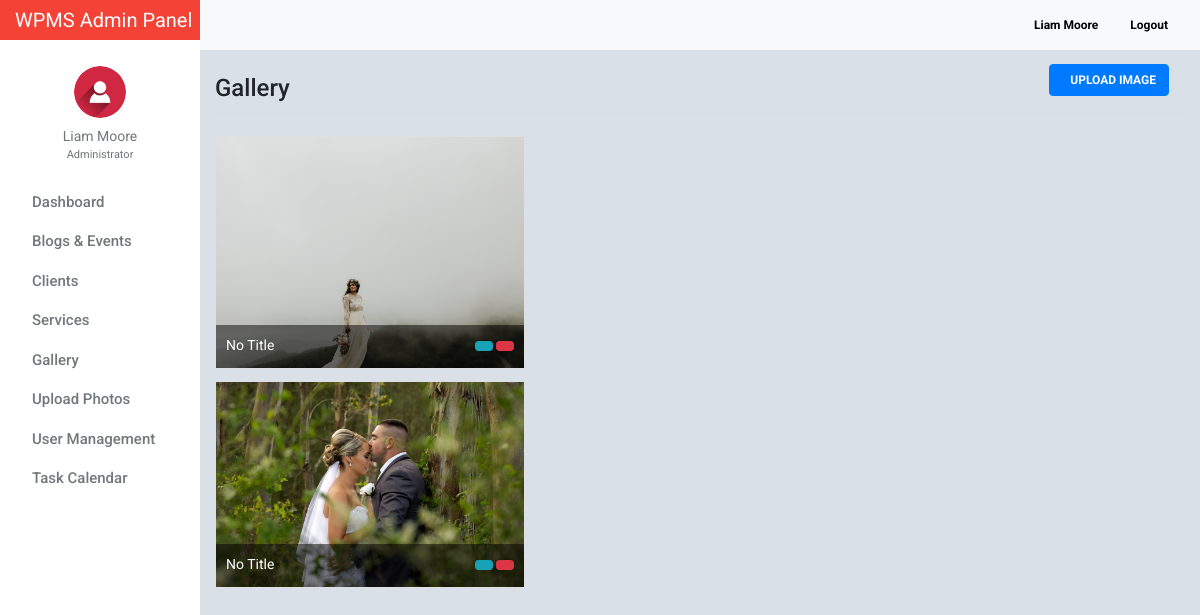
Page /admin/photos_view.php (signed in) on the committed database.
### tables this page shows
CREATE TABLE `tblusers` (
  `id` int(11) NOT NULL,
  `firstname` varchar(32) NOT NULL,
  `lastname` varchar(32) NOT NULL,
  `gender` enum('m','f') NOT NULL,
  `username` varchar(50) NOT NULL,
  `password` varchar(50) NOT NULL,
  `email` varchar(100) NOT NULL,
  `designation` varchar(100) NOT NULL,
  `address` text NOT NULL,
  `access_level` enum('0','1','2') NOT NULL,
  `profile_picture` varchar(100) NOT NULL,
  `date_created` varchar(100) NOT NULL
);

CREATE TABLE `tblgallery` (
  `id` int(11) NOT NULL,
  `booking_id` int(11) NOT NULL,
  `title` varchar(100) NOT NULL,
  `caption` varchar(100) NOT NULL,
  `description` text NOT NULL,
  `filename` varchar(100) NOT NULL,
  `alternate_text` varchar(100) NOT NULL,
  `type` char(5) NOT NULL,
  `size` varchar(10) NOT NULL,
  `relate_id` int(11) NOT NULL
);

### admin/include/database.php (called while the page is built, shortened)
<?php
class Database
{
    public $connection;
    public function open_connection()
    {
        $this->connection = mysqli_connect(DB_HOST, DB_USER, DB_PASS, DB_NAME);
    }
    public function query($sql)
    {
        $result = mysqli_query($this->connection, $sql);
        return $result;
    }
}
$db = new Database();
?>

### admin/include/db_object.php (called while the page is built, shortened)
<?php
class DB_Object
{
    public static function find_all() {
        return static::find_by_query("SELECT * FROM " . static::$db_table . " ORDER BY id DESC");
    }
    public static function find_by_id($id) {
        $the_result_array = static::find_by_query("SELECT * FROM " . static::$db_table . " WHERE id = $id ORDER BY id DESC  LIMIT 1 ");
        return !empty($the_result_array) ? array_shift($the_result_array) : false;
    }
    public static function find_by_query($sql) {
        global $db;
        $result_set = $db->query($sql);
        $the_object_array = array();
        while($row = mysqli_fetch_array($result_set)) {
            $the_object_array[] = static::instantiation($row);
        }
        return $the_object_array;
    }
    public static function instantiation($the_record){
        $the_object = new $calling_class;
        foreach($the_record as $the_attribute => $value)
        {
            if($the_object->has_the_attribute($the_attribute)) {
                $the_object->$the_attribute = $value;
            }
        }
        return $the_object;
    }
    private function has_the_attribute($the_attribute) {
        $object_properties = get_object_vars($this);
        return array_key_exists($the_attribute, $object_properties);
    }
}
?>

### admin/include/Users.php (called while the page is built, shortened)
<?php
class Users extends DB_Object
{
    public $profile_picture;
    public $upload_directory = "upload/users";
    public $image_placeholder = "http://placehold.it/64x64&text=images";
    public function profile_picture_picture() {
        return empty($this->profile_picture) ? $this->image_placeholder : $this->upload_directory. '/' .$this->profile_picture;
    }
}
?>

### admin/include/Gallery.php (called while the page is built, shortened)
<?php
class Gallery extends DB_Object
{
    public $filename;
    public $upload_directory = "upload/gallery";
    public $image_placeholder = "http://placehold.it/64x64&text=images";
    public function picture_path() {
        return empty($this->filename) ? $this->image_placeholder : $this->upload_directory. '/' .$this->filename;
    }
}
?>

### admin/photos_view.php (the view, shortened to what this page needs)
<?php
$gallery = Gallery::find_all();
?>
<?php $users_profile = Users::find_by_id($_SESSION['id']); ?>
<!doctype html>
<html lang="en">
<head>
    <link href="css/bootstrap.min.css" rel="stylesheet">
    <link href="css/dashboard.css" rel="stylesheet">
    <link href="css/dataTables.bootstrap4.min.css" rel="stylesheet">
    <link rel="stylesheet" type="text/css"
          href="https://cdn.materialdesignicons.com/2.1.19/css/materialdesignicons.min.css">
    <link rel="stylesheet" href="../lightbox/css/lightbox.css">
</head>
<body>
<?php include_once 'include/sidebar.php'; ?>
<div class="d-flex justify-content-between flex-wrap flex-md-nowrap align-items-center pb-2 mb-3 border-bottom">
    <h4 class="h4 mt-4">Gallery </h4>
    <div class="btn-toolbar mb-2 mb-md-0">
        <div class="btn-group mr-2">
            <a class="btn btn-primary mr-2 text-uppercase" style="font-size: 12px;font-weight: bold;" href="photos_add.php"><i class="mdi mdi-upload mr-2"></i> Upload Image</a>
        </div>
    </div>
</div>
<div class="row">
    <div class="col-md-12">
        <div class="card-columns">
            <?php foreach($gallery as $galleries) : ?>
                <div class="card" style="position: relative;">
                    <a href="<?= $galleries->picture_path(); ?>" data-lightbox="gallery-group-4">
                        <img class="card-img-top" src="<?= $galleries->picture_path(); ?>" alt="Card image cap">
                    </a>
                    <div class="card-body" style="position: absolute;bottom: 0;left:0; width: 100%;background: rgba(0,0,0, 0.5);color:white;padding: 10px 10px 0 10px;">
                        <p class="card-title text-capitalize" style="font-size:14px;">
                            <?= empty($galleries->title) ? 'No Title' : $galleries->title; ?>
                            <span class="float-right pb-2">
                              <a href="photos_edit.php?id=<?= $galleries->id; ?>" class="btn btn-info btn-sm" data-toggle="tooltip" title="Edit This Picture"><i class="mdi mdi-pencil"></i></a>
                              <a href="photo_delete.php?id=<?= $galleries->id; ?>" class="btn btn-danger btn-sm" data-toggle="tooltip" title="Delete This Picture"><i class="mdi mdi-delete"></i></a>
                          </span>
                        </p>
                    </div>
                </div>
            <?php endforeach; ?>
        </div>
    </div>
</div>
</div>
</div>
</body>
</html>

### admin/include/sidebar.php (shortened to what this page needs)
<nav class="navbar sticky-top p-0" style="width: 16.7%;background-color: #f44336;">
    <a class="navbar-brand col-sm-3 col-md-2 mr-0" style="color:white;" href="dashboard.php">
        WPMS Admin Panel
    </a>
</nav>
<div class="container-fluid">
    <div class="row">
        <nav class="col-md-2 d-none d-md-block bg-light sidebar">
            <div class="sidebar-sticky">
                <ul class="nav flex-column">
                    <li class="nav-item mt-3">
                        <div class="text-center">
                            <a href="users_profile.php" class="user-button">
                                <img src="<?= $users_profile->profile_picture_picture(); ?>" class="img-fluid rounded-circle" width="52" height="52" alt="">
                                <div class="user-profile"><?= $users_profile->firstname . ' ' . $users_profile->lastname; ?></div>
                            </a>
                                <div class="text-center mt-0" style="font-size: 11px;color:#72777a;">
                                    <?= ($users_profile->designation == 0) ? 'Administrator' : 'Moderator'; ?>
                                </div>
                        </div>
                    </li>
                    <li class="nav-item"><div class="dropdown-divider"></div></li>
                    <li class="nav-item">
                        <a class="nav-link" href="dashboard.php">
                            Dashboard <span class="sr-only">(current)</span>
                        </a>
                    </li>
                    <li class="nav-item"><div class="dropdown-divider"></div></li>
                    <li class="nav-item">
                        <a class="nav-link" href="blog_events.php">
                            Blogs &amp; Events
                        </a>
                    </li>
                    <li class="nav-item"><div class="dropdown-divider"></div></li>
                    <li class="nav-item">
                        <a class="nav-link" href="client.php" >
                            Clients
                        </a>
                    </li>
                    <li class="nav-item"><div class="dropdown-divider"></div></li>
                    <li class="nav-item">
                        <a class="nav-link" href="service_list.php">
                            Services
                        </a>
                    </li>
                    <li class="nav-item"><div class="dropdown-divider"></div></li>
                    <li class="nav-item">
                        <a class="nav-link" href="photos_view.php">
                            Gallery
                        </a>
                    </li>
                    <li class="nav-item"><div class="dropdown-divider"></div></li>
                    <li class="nav-item">
                        <a class="nav-link" href="photos_add.php">
                            Upload Photos
                        </a>
                    </li>
                    <li class="nav-item"><div class="dropdown-divider"></div></li>
                    <li class="nav-item">
                        <a class="nav-link" href="users.php">
                            User Management
                        </a>
                    </li>
                    <li class="nav-item"><div class="dropdown-divider"></div></li>
                    <li class="nav-item">
                        <a class="nav-link" href="task_all_calendar.php">
                            Task Calendar
                        </a>
                    </li>
                </ul>
            </div>
        </nav>
        <main role="main" class="col-md-9 ml-sm-auto col-lg-10" style="margin-top: -40px;z-index: 999">
            <nav class="navbar navbar-expand-lg navbar-light bg-light" style="margin-left:-15px;margin-right: -15px;">
                <div class="form-inline my-2 my-lg-0">
                    <a class="nav-link" href="users_profile.php"><b><?= ucfirst($users_profile->firstname) . ' ' . ucfirst($users_profile->lastname); ?></b></a>
                    <a class="nav-link" href="logout.php"><b><i class="mdi mdi-logout" style="color: #f44336!important;"></i> Logout</b></a>
                </div>
            </nav>

### admin/css/dashboard.css (style rules this page uses)
body { font-size: .875rem; font-family: 'Roboto', 'Segoe UI',sans-serif; background: #D9E0E7; }
.sidebar { position: fixed; top: 0; bottom: 0; left: 0; z-index: 100; padding: 0; box-shadow: inset -1px 0 0 rgba(0, 0, 0, .1); background-color: #fff; }
.sidebar-sticky { position: -webkit-sticky; position: sticky; top: 40px; height: calc(100vh - 48px); height: 100% !important; padding-top: 2.5rem; overflow-x: hidden; overflow-y: auto; background-color: #fff; }
.sidebar .nav-link { font-weight: 500; color: #72777a; font-size: 15px; text-transform: capitalize; transition: all 2s linear; font-family: 'Roboto', sans-serif; }
.nav.flex-column li.nav-item:nth-child(2) { margin-top:10px; }
.user-profile { color: #72777a; margin-top: 8px; }
img.img-fluid.rounded-circle { margin-top: 10px; }
.form-inline.my-2.my-lg-0 a.nav-link { color: black; font-size: 12px; }
.dropdown-divider { border-top: 1px solid #fff; }
.nav.flex-column a.nav-link { padding: .0rem 1rem; }
.user-profile { text-transform: capitalize; }
.btn-group.mr-2 { border-top-right-radius: 0 !important; border-left-right-radius: 0 !important; }

### lightbox/css/lightbox.css (style rules this page uses)
body:after { content: url(../img/close.png) url(../img/loading.gif) url(../img/prev.png) url(../img/next.png); display: none; }

### admin/photos_view.php (style rules this page uses)
.card { -webkit-border-radius:0; -moz-border-radius:0; border-radius:0; }
.card img { -webkit-border-radius:0; -moz-border-radius:0; border-radius:0; }

### rows in the picture
tblusers: profile_picture (picture), firstname "Liam", lastname "Moore"
tblgallery: filename (picture)
tblgallery: filename (picture)
